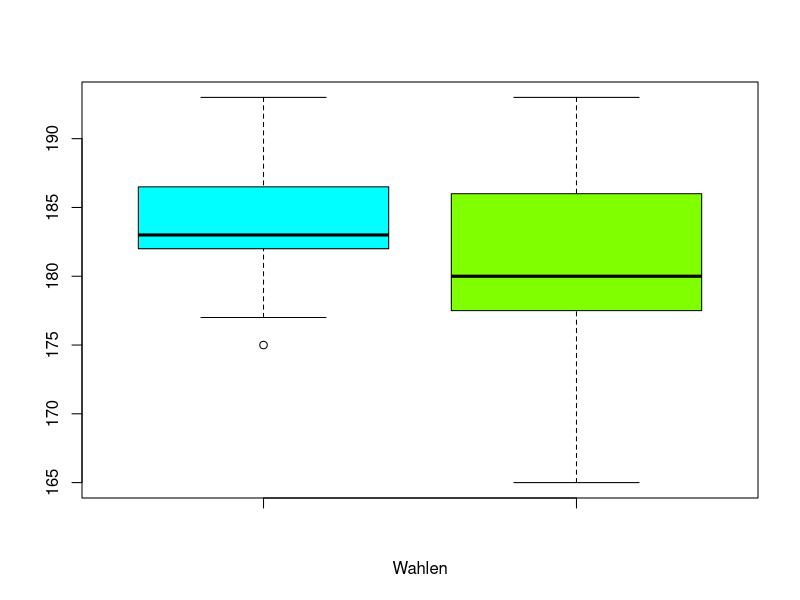

The R script that drew this image:
# Erstellung Vektoren
winner <- c(183, 191, 185, 185, 182, 182, 188, 188, 188, 185, 185, 177, 182, 182, 193, 183, 179, 179, 175)
opponent <- c(191, 165, 187, 175, 193, 185, 187, 188, 173, 180, 177, 183, 185, 180, 180, 182, 178, 178, 173)

#a) Bestimmen Sie die Länge der beiden Vektoren. So können Sie auch überprüfen,
# ob in beiden Vektoren gleich viele Einträge sind.
length(winner)
length(opponent)

#b) Bestimmen Sie die Einträge 6. bis 10. Eintrag des Vektors winner.
# Verwenden Sie dazu die Klammerschreibweise winner[...].
winner[6:10]

#c) Bestimmen Sie den 3., 5. und 10. bis 12. Eintrag.
winner[c(3, 5, 10:12)]

#d) Die Washington Post hat festgestellt, dass die Einträge für Bill Clinton
# (7. und 8. Eintrag) zu klein sind. Er misst 189 cm. Ändern Sie die Einträge im
# Vektor winner entsprechend ab und geben Sie den neuen Vektor nochmals aus.
winner[c(7,8)] <- 189
winner[]

#e) Die Behauptung ist, dass die Gewinner grösser sind als die Herausforderer.
# Überprüfen Sie dies, indem Sie die Mittelwerte der Vektoren miteinander vergleichen.
meanW <- mean(winner)
meanO <- mean(opponent)

meanW
meanO
boxplot(winner, opponent,
        xlab = "Wahlen",
        col = c("cyan", "chartreuse")
)

#f) Bestimmen Sie den durchschnittlichen Grössenunterschied.
diff <- winner - opponent
mean(diff)

#g) Bestimmen Sie noch die Varianz s2 und die Standardabweichung s des Vektors winner.
var(winner) #Varianz
sd(winner) #Standardabweichung

#h) Bestimmen Sie diese Werte noch ohne die implementierten Funktionen zu ver-
# wenden (Übung im Umgang mit R). Die Varianz ist definiert durch
